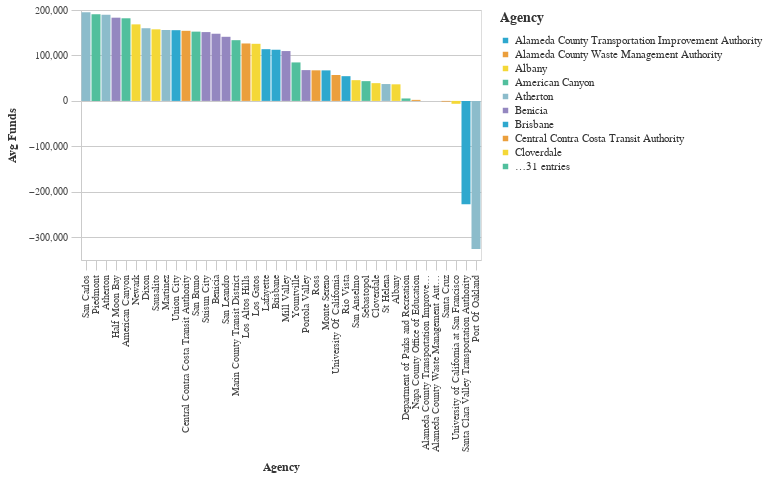

The notebook cell saved with this chart:
### Markdown cell above
### Lowest Average Total Funds by Agency ($2021)

### Code cell
#Bar chart Bottom Average Total Requested Funds by Agency
avg_funds_bottom = (df>>group_by(_.primary_agency_name)>>summarize(avg_funds=_.adjusted_total_requested.mean())>>arrange(-_.avg_funds)).tail(50)

chart5=( _dla_utils_reports.basic_bar_chart_no_save((avg_funds_bottom.tail(40)), 'primary_agency_name','avg_funds', 'primary_agency_name', district))
    
display(chart5)

### Figure 1 — Vega-Lite specification as saved in the notebook (floating-point values rounded to 4 significant figures)
{"config": {"view": {"continuousWidth": 400, "continuousHeight": 300}, "axis": {"domainColor": "#cbcbcb", "grid": true, "gridColor": "#cbcbcb", "gridWidth": 1, "labelColor": "#474747", "labelFont": "Nunito Sans", "labelFontSize": 10, "labelPadding": 4, "tickColor": "#cbcbcb", "tickSize": 10, "titleColor": "#333", "titleFont": "Raleway", "titleFontSize": 12, "titlePadding": 10}, "axisBand": {"grid": false}, "background": "white", "font": "Raleway", "header": {"labelFont": "Nunito Sans", "titleFont": "Raleway"}, "legend": {"labelColor": "#333", "labelFont": "Nunito Sans", "labelFontSize": 11, "labelLimit": 0, "padding": 1, "symbolSize": 30, "symbolType": "square", "titleColor": "#333", "titleFont": "Raleway", "titleFontSize": 14, "titlePadding": 10}, "title": {"anchor": "middle", "font": "Raleway", "fontSize": 18, "fontWeight": 300, "offset": 20}}, "data": {"name": "data-39828f3f67601c5dc278bcc2524a07f9"}, "mark": "bar", "encoding": {"color": {"field": "primary_agency_name", "legend": {"symbolLimit": 10, "title": "Agency"}, "scale": {"range": ["#2EA8CE", "#EB9F3C", "#F4D837", "#51BF9D", "#8CBCCB", "#9487C0"]}, "type": "nominal"}, "tooltip": [{"field": "primary_agency_name", "type": "nominal"}, {"field": "avg_funds", "type": "quantitative"}], "x": {"field": "primary_agency_name", "sort": "-y", "title": "Agency", "type": "nominal"}, "y": {"field": "avg_funds", "title": "Avg Funds", "type": "quantitative"}}, "height": 250, "width": 400, "$schema": "https://vega.github.io/schema/vega-lite/v4.17.0.json", "datasets": {"data-39828f3f67601c5dc278bcc2524a07f9": [{"primary_agency_name": "San Carlos", "avg_funds": 195200.0}, {"primary_agency_name": "Piedmont", "avg_funds": 190800.0}, {"primary_agency_name": "Atherton", "avg_funds": 189500.0}, {"primary_agency_name": "Half Moon Bay", "avg_funds": 183100.0}, {"primary_agency_name": "American Canyon", "avg_funds": 181800.0}, {"primary_agency_name": "Newark", "avg_funds": 168400.0}, {"primary_agency_name": "Dixon", "avg_funds": 159900.0}, {"primary_agency_name": "Sausalito", "avg_funds": 157500.0}, {"primary_agency_name": "Martinez", "avg_funds": 156000.0}, {"primary_agency_name": "Union City", "avg_funds": 155600.0}, {"primary_agency_name": "Central Contra Costa Transit Authority", "avg_funds": 154200.0}, {"primary_agency_name": "San Bruno", "avg_funds": 152400.0}, {"primary_agency_name": "Suisun City", "avg_funds": 151400.0}, {"primary_agency_name": "Benicia", "avg_funds": 147800.0}, {"primary_agency_name": "San Leandro", "avg_funds": 141100.0}, {"primary_agency_name": "Marin County Transit District", "avg_funds": 133600.0}, {"primary_agency_name": "Los Altos Hills", "avg_funds": 126400.0}, {"primary_agency_name": "Los Gatos", "avg_funds": 125600.0}, {"primary_agency_name": "Lafayette", "avg_funds": 113800.0}, {"primary_agency_name": "Brisbane", "avg_funds": 112600.0}, {"primary_agency_name": "Mill Valley", "avg_funds": 109700.0}, {"primary_agency_name": "Yountville", "avg_funds": 84680.0}, {"primary_agency_name": "Portola Valley", "avg_funds": 67770.0}, {"primary_agency_name": "Ross", "avg_funds": 67290.0}, {"primary_agency_name": "Monte Sereno", "avg_funds": 67190.0}, {"primary_agency_name": "University Of California", "avg_funds": 57010.0}, {"primary_agency_name": "Rio Vista", "avg_funds": 54420.0}, {"primary_agency_name": "San Anselmo", "avg_funds": 45620.0}, {"primary_agency_name": "Sebastopol", "avg_funds": 43480.0}, {"primary_agency_name": "Cloverdale", "avg_funds": 39070.0}, {"primary_agency_name": "St Helena", "avg_funds": 37100.0}, {"primary_agency_name": "Albany", "avg_funds": 36490.0}, {"primary_agency_name": "Department of Parks and Recreation", "avg_funds": 5390.0}, {"primary_agency_name": "Napa County Office of Education", "avg_funds": 2289.0}, {"primary_agency_name": "Alameda County Transportation Improvement Authority", "avg_funds": 0.0}, {"primary_agency_name": "Alameda County Waste Management Authority", "avg_funds": 0.0}, {"primary_agency_name": "Santa Cruz", "avg_funds": -1528.0}, {"primary_agency_name": "University of California at San Francisco", "avg_funds": -6368.0}, {"primary_agency_name": "Santa Clara Valley Transportation Authority", "avg_funds": -227200.0}, {"primary_agency_name": "Port Of Oakland", "avg_funds": -325700.0}]}}
